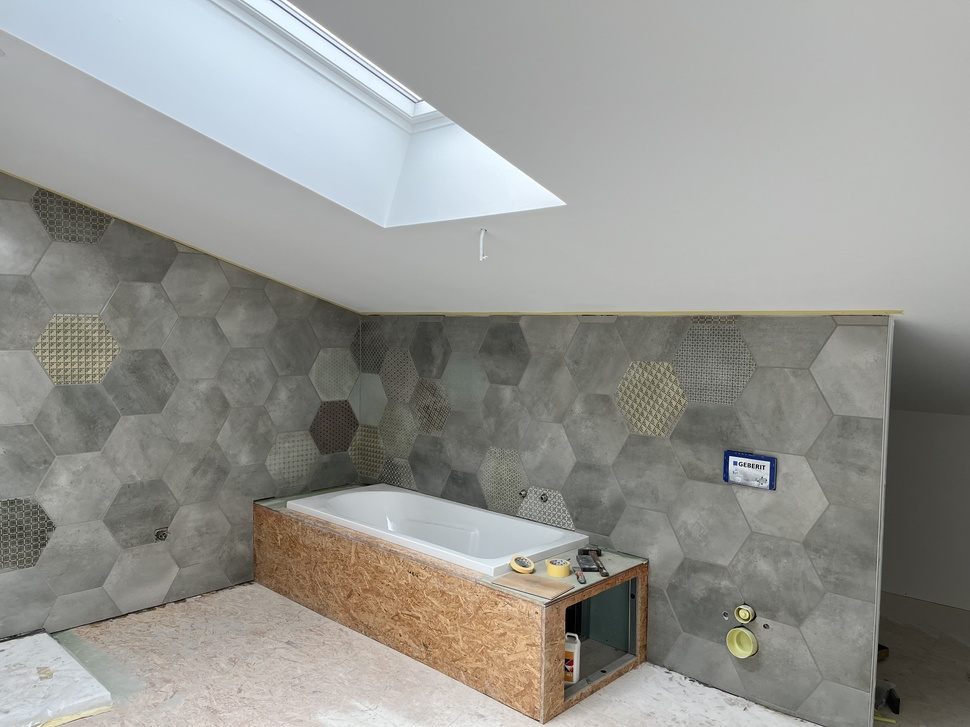
#> input picture IMG_9657.jpeg, 970 x 727 px, shrunk from 4032 x 3024 before the run
$ python grout_sable.py ../IMG_9657.jpeg out.png
#> lines starting #> are read from the running program, lines starting #| are printed output that depends on the picture; after the words box and inside, x2 and y2 are one past the last pixel; in counts of white or black regions, pixels touching at a corner belong together
#> in main, image is the input picture: shape (727, 970, 3); mean B, G, R 144.5, 149.2, 149.5
#!/usr/bin/env python3
"""Recolor dark tile joints to sand-colored grout."""

from __future__ import annotations

import sys
from pathlib import Path

import cv2
import numpy as np


SAND_BGR = (160, 181, 196)  # warm beige in BGR (~#C4B5A0)


def recolor_joints(image: np.ndarray) -> np.ndarray:
    lab = cv2.cvtColor(image, cv2.COLOR_BGR2LAB)
#> lab: shape (727, 970, 3); mean of channels 0, 1, 2 156.2, 127.4, 130.6
    l_channel, _, _ = cv2.split(lab)
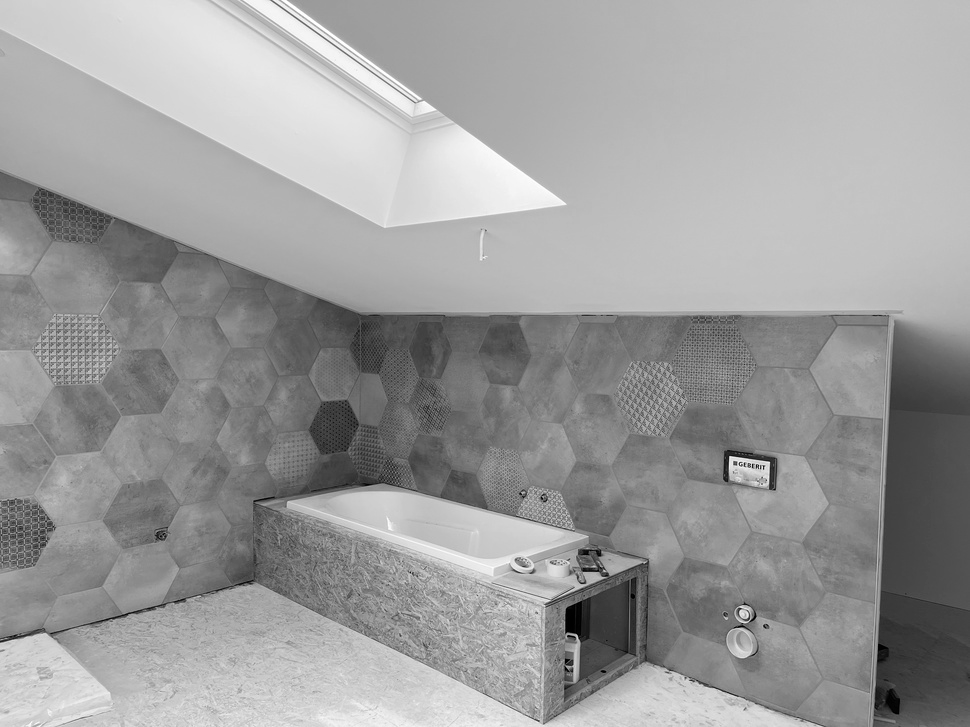
#> l_channel: shape (727, 970); min 0, max 255, mean 156.2

    # Dark recessed joints and spacers.
    dark_mask = (l_channel < 72).astype(np.uint8) * 255
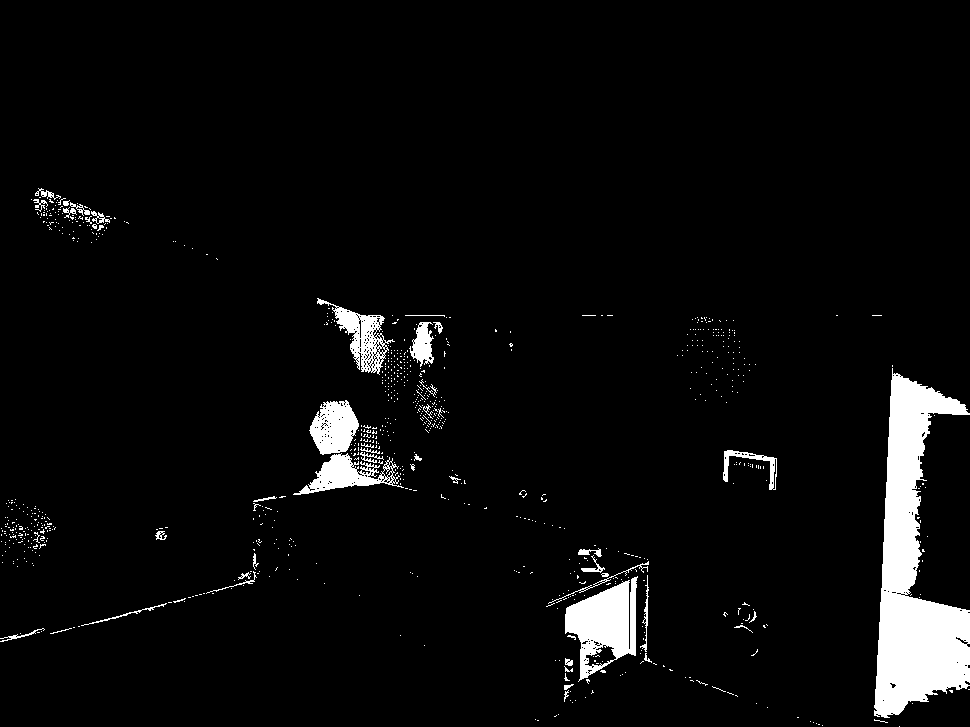
#> dark_mask: shape (727, 970); 4.6% white; 859 white regions (813 under 20 px), largest, box (x1, y1, x2, y2) and area: (874, 368, 970, 718) 17330, (565, 576, 638, 682) 4218, (309, 400, 359, 455) 1869

    kernel = cv2.getStructuringElement(cv2.MORPH_ELLIPSE, (3, 3))
    dark_mask = cv2.morphologyEx(dark_mask, cv2.MORPH_CLOSE, kernel, iterations=1)
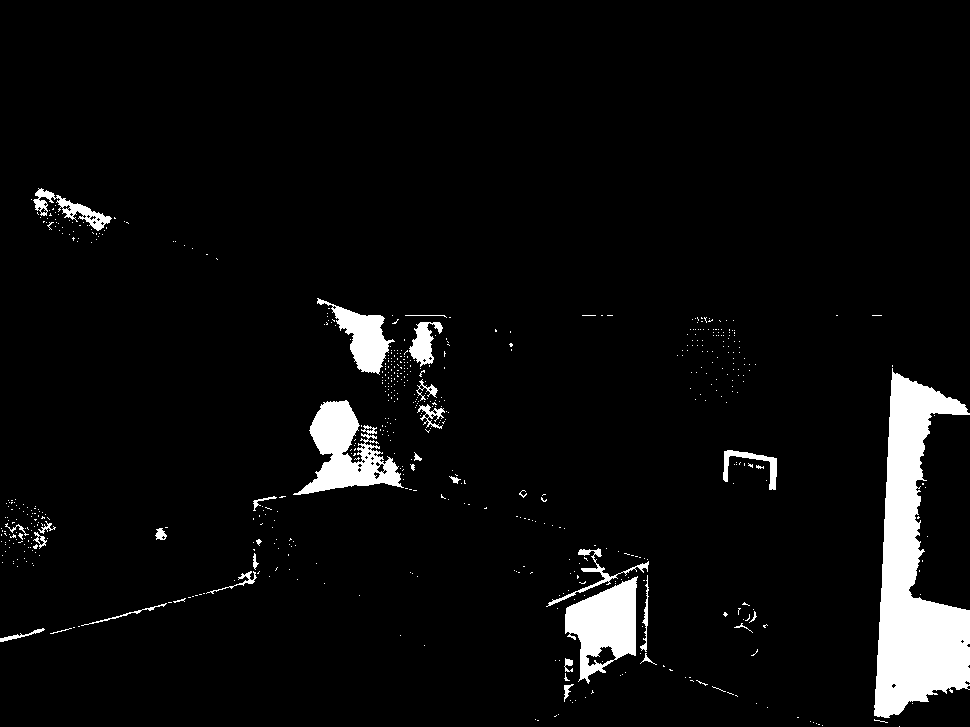
#> dark_mask: shape (727, 970); 5% white; 602 white regions (569 under 20 px), largest, box (x1, y1, x2, y2) and area: (874, 368, 970, 718) 17572, (293, 400, 404, 495) 4646, (565, 576, 638, 684) 4467
    dark_mask = cv2.dilate(dark_mask, kernel, iterations=1)
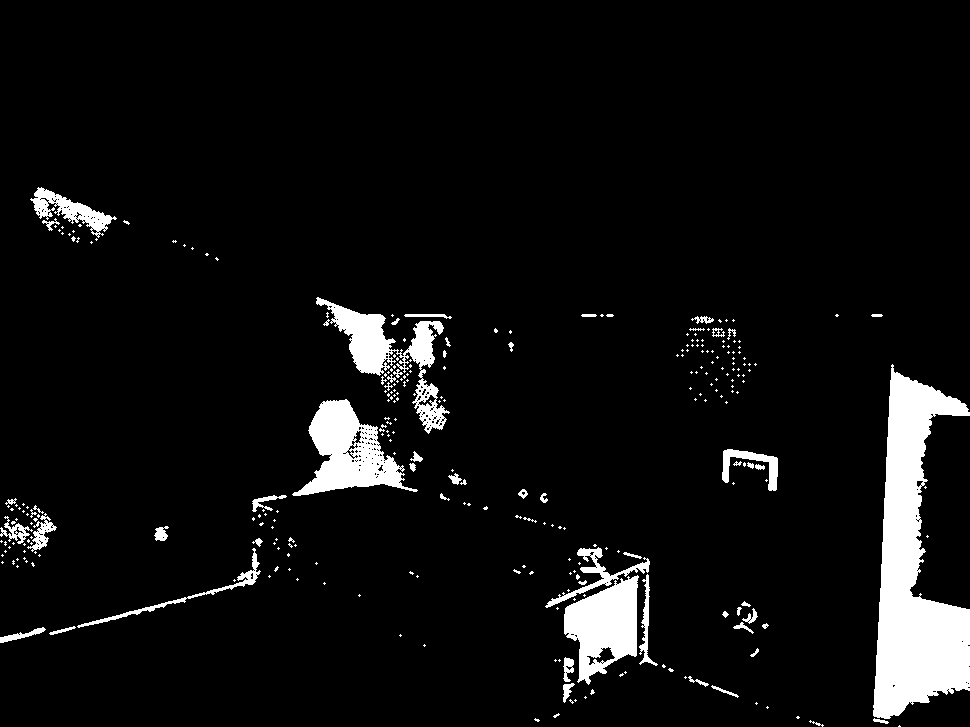
#> dark_mask: shape (727, 970); 6.1% white; 297 white regions (234 under 20 px), largest, box (x1, y1, x2, y2) and area: (873, 364, 970, 719) 18571, (292, 399, 418, 496) 5504, (564, 575, 639, 685) 4909

    # Keep only thin joint-like structures.
    thin = cv2.ximgproc.thinning(dark_mask) if hasattr(cv2, "ximgproc") else dark_mask
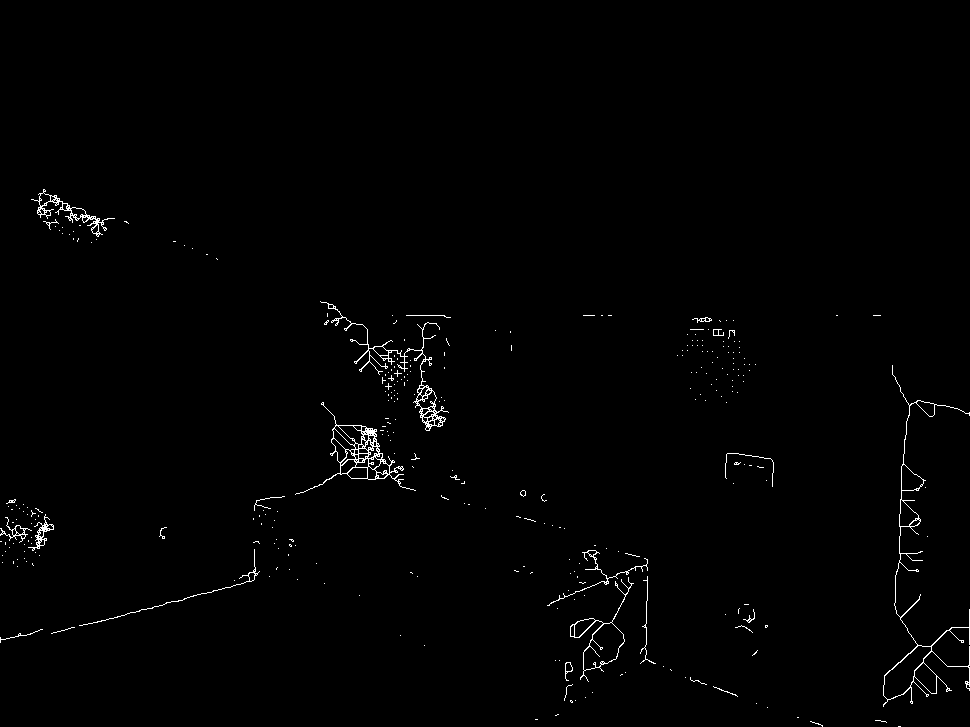
#> thin: shape (727, 970); 0.89% white in thin lines or dots, all inside (x1, y1, x2, y2) = (0, 189, 970, 727)
    joint_mask = thin if thin is not None and thin.any() else dark_mask

    result = image.copy()
    sand = np.full_like(image, SAND_BGR, dtype=np.uint8)

    # Soft blend at joint edges for a natural grout look.
    blurred_mask = cv2.GaussianBlur(joint_mask.astype(np.float32), (5, 5), 0)
    alpha = np.clip(blurred_mask / 255.0, 0, 1)[..., None]
    result = (result.astype(np.float32) * (1 - alpha) + sand.astype(np.float32) * alpha).astype(
        np.uint8
    )
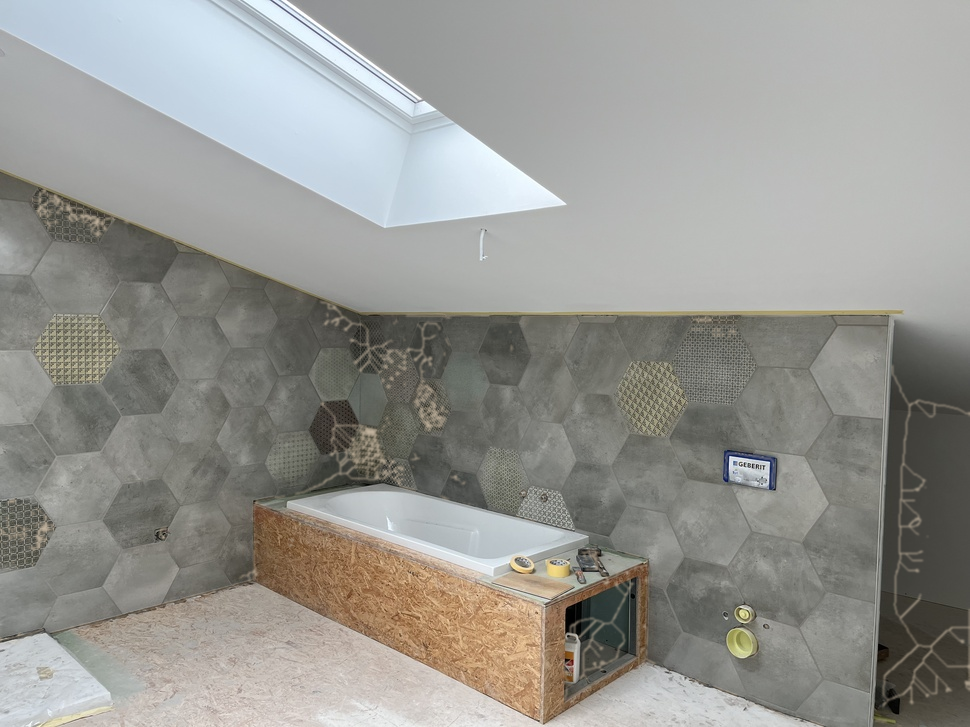
#> result: shape (727, 970, 3); mean B, G, R 145.4, 150.1, 150.5

    return result


def main() -> int:
    if len(sys.argv) < 3:
        print("Usage: grout_sable.py <input_image> <output_image>")
        return 1

    input_path = Path(sys.argv[1])
    output_path = Path(sys.argv[2])

    image = cv2.imread(str(input_path))
    if image is None:
        print(f"Could not read image: {input_path}")
        return 1

    output = recolor_joints(image)
    output_path.parent.mkdir(parents=True, exist_ok=True)
    cv2.imwrite(str(output_path), output)
    print(f"Saved: {output_path}")
    return 0


if __name__ == "__main__":
    raise SystemExit(main())
#> (the program exits here)
